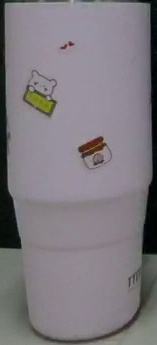
#> input picture image/template/use/long_template_new1_pic3_x_327_y_344_w_157_h_345.jpg, 157 x 345 px
$ python -i yak_pid.py   (imports and definitions only)
#> lines starting #> are read from the running program, lines starting #| are printed output that depends on the picture; after the words box and inside, x2 and y2 are one past the last pixel; in counts of white or black regions, pixels touching at a corner belong together
import cv2
import numpy as np
import time
from robomaster import robot
from robomaster import camera
from robomaster import blaster

# --- คลาส Kalman Filter (ไม่มีการเปลี่ยนแปลง) ---
class SimpleKalmanFilter:
    # [10 lines left out: functions __init__, update, not called in this run]

    def predict(self):
        self.P = self.P + self.Q

    def get_state(self):
        return self.x

# --- ฟังก์ชันต่างๆ (ไม่มีการเปลี่ยนแปลง) ---
def create_pink_mask(img_rgb):
    img_bgr = cv2.cvtColor(img_rgb, cv2.COLOR_RGB2BGR)
#> img_bgr is the input picture: shape (345, 157, 3); mean B, G, R 127.1, 121.3, 126.3
    hsv = cv2.cvtColor(img_bgr, cv2.COLOR_BGR2HSV)
#> hsv: shape (345, 157, 3); mean H, S, V 123.8, 26.2, 129.4
    # *** แนะนำ: ควรใช้ hsv_tuner.py เพื่อหาค่าที่เหมาะสมที่สุดสำหรับสภาพแสงของคุณ ***
    lower_pink = np.array([140, 60, 80])
    upper_pink = np.array([170, 255, 255])
    mask = cv2.inRange(hsv, lower_pink, upper_pink)
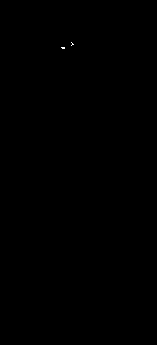
#> mask: shape (345, 157); 0.02% white in thin lines or dots, all inside (x1, y1, x2, y2) = (61, 42, 74, 49)
    mask = cv2.medianBlur(mask, 5)
#> mask: shape (345, 157); every value is 0
    kernel = np.ones((5, 5), np.uint8)
    mask = cv2.morphologyEx(mask, cv2.MORPH_CLOSE, kernel)
    return mask

# [252 lines left out: functions match_template_masked, calculate_iou, advanced_prioritized_nms, main, not called in this run]

# [2 lines not run here, left out]

>>> import cv2
>>> picture = cv2.cvtColor(cv2.imread('../../../image/template/use/long_template_new1_pic3_x_327_y_344_w_157_h_345.jpg'), cv2.COLOR_BGR2RGB)
>>> result = create_pink_mask(picture)
